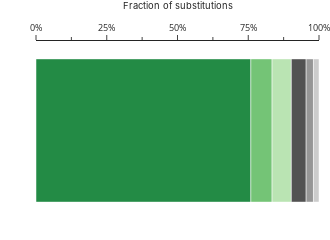

Notebook code cell kept with this figure:
### Code cell
df = data.data[f"substitutions_by_type"].copy()

error_categories = {
    'A2C': "A2C/T2G", 
    'A2G': "A2G/T2C", 
    'A2T': "A2T/T2A", 
    'C2A': "C2A/G2T", 
    'C2G': "C2G/G2C", 
    'C2T': "C2T/G2A", 
    'T2G': "A2C/T2G", 
    'T2C': "A2G/T2C", 
    'T2A': "A2T/T2A", 
    'G2T': "C2A/G2T", 
    'G2C': "C2G/G2C", 
    'G2A': "C2T/G2A"
}

# find intercept to normalize initial rates for each experiment group
df['delta_rate'] = df['rate']
for group in df['group'].unique():
    for errortype in df['type'].unique():
        for read in df['read'].unique():
            idata = df.loc[(df['group'] == group) & (df['type'] == errortype) & (df['read'] == read)]
            fit = smf.ols(formula='rate ~ delta_series_var', data=idata).fit()
            df.loc[(df['group'] == group) & (df['type'] == errortype) & (df['read'] == read), 'delta_rate'] -= fit.params['Intercept']

# combine analogous types into categories
df['category'] = df['type']
for error, category in error_categories.items():
    df.loc[(df['type'] == error), 'category'] = category

# find fits for the categories based on all data
fits = {}
ratios = {}
for category in df['category'].unique():
    idata = df.loc[(df['category'] == category)]
    fits[category] = smf.ols(formula='delta_rate ~ delta_series_var', data=idata).fit()
    ratios[category] = fits[category].params['delta_series_var']

ratio_df = pd.DataFrame.from_dict(ratios, orient="index", columns=["rate"])
ratio_df['ratio'] = ratio_df['rate']/ratio_df['rate'].sum()
ratio_df['ratio/2'] = ratio_df['ratio']/2
display(ratio_df)


factor_df = ratio_df.copy()
factor_df['group'] = 1
factor_df.sort_values("ratio", inplace=True, ascending=False)

cat_color_map = {
    "C2G/G2C": '#bae4b3', 
    "A2C/T2G": '#525252', 
    "C2A/G2T": '#74c476', 
    "A2T/T2A": '#cccccc', 
    "C2T/G2A": '#238b45', 
    "A2G/T2C": '#969696'
}

fig = px.bar(
    factor_df,
    y='group',
    x='ratio',
    color=factor_df.index,
    range_x=[0, 1],
    color_discrete_map=cat_color_map,
    orientation='h',
)

fig.update_layout(
    template="simple_white", 
    height=85, 
    width=330, 
    showlegend=False, 
    coloraxis_showscale=False,
    margin=dict(l=36, r=0, t=30, b=20),
)
fig.update_xaxes(
    title_text='Fraction of substitutions', 
    tickformat=",.0%", 
    dtick=0.25, 
    side='top',
    title_font_family="Inter", 
    title_font_size=28/3, 
    tickfont_size=28/3, 
    minor_ticks="outside", 
    minor_dtick=0.125
)
fig.update_yaxes(visible=False)

fig.write_image("base_bias.svg")
fig.show()
factor_df

### Figure 1 — Plotly figure (JSON) as saved in the notebook; plotly's stock layout.template omitted (floating-point values rounded to 4 significant figures)
{"data": [{"alignmentgroup": "True", "hovertemplate": "index=C2T/G2A<br>ratio=%{x}<br>group=%{y}<extra></extra>", "legendgroup": "C2T/G2A", "marker": {"color": "#238b45", "pattern": {"shape": ""}}, "name": "C2T/G2A", "offsetgroup": "C2T/G2A", "orientation": "h", "showlegend": true, "textposition": "auto", "type": "bar", "x": [0.7592], "xaxis": "x", "y": [1], "yaxis": "y"}, {"alignmentgroup": "True", "hovertemplate": "index=C2A/G2T<br>ratio=%{x}<br>group=%{y}<extra></extra>", "legendgroup": "C2A/G2T", "marker": {"color": "#74c476", "pattern": {"shape": ""}}, "name": "C2A/G2T", "offsetgroup": "C2A/G2T", "orientation": "h", "showlegend": true, "textposition": "auto", "type": "bar", "x": [0.07498], "xaxis": "x", "y": [1], "yaxis": "y"}, {"alignmentgroup": "True", "hovertemplate": "index=C2G/G2C<br>ratio=%{x}<br>group=%{y}<extra></extra>", "legendgroup": "C2G/G2C", "marker": {"color": "#bae4b3", "pattern": {"shape": ""}}, "name": "C2G/G2C", "offsetgroup": "C2G/G2C", "orientation": "h", "showlegend": true, "textposition": "auto", "type": "bar", "x": [0.06811], "xaxis": "x", "y": [1], "yaxis": "y"}, {"alignmentgroup": "True", "hovertemplate": "index=A2C/T2G<br>ratio=%{x}<br>group=%{y}<extra></extra>", "legendgroup": "A2C/T2G", "marker": {"color": "#525252", "pattern": {"shape": ""}}, "name": "A2C/T2G", "offsetgroup": "A2C/T2G", "orientation": "h", "showlegend": true, "textposition": "auto", "type": "bar", "x": [0.0523], "xaxis": "x", "y": [1], "yaxis": "y"}, {"alignmentgroup": "True", "hovertemplate": "index=A2G/T2C<br>ratio=%{x}<br>group=%{y}<extra></extra>", "legendgroup": "A2G/T2C", "marker": {"color": "#969696", "pattern": {"shape": ""}}, "name": "A2G/T2C", "offsetgroup": "A2G/T2C", "orientation": "h", "showlegend": true, "textposition": "auto", "type": "bar", "x": [0.02575], "xaxis": "x", "y": [1], "yaxis": "y"}, {"alignmentgroup": "True", "hovertemplate": "index=A2T/T2A<br>ratio=%{x}<br>group=%{y}<extra></extra>", "legendgroup": "A2T/T2A", "marker": {"color": "#cccccc", "pattern": {"shape": ""}}, "name": "A2T/T2A", "offsetgroup": "A2T/T2A", "orientation": "h", "showlegend": true, "textposition": "auto", "type": "bar", "x": [0.01966], "xaxis": "x", "y": [1], "yaxis": "y"}], "layout": {"barmode": "relative", "coloraxis": {"showscale": false}, "height": 85, "legend": {"title": {"text": "index"}, "tracegroupgap": 0}, "margin": {"b": 20, "l": 36, "r": 0, "t": 30}, "showlegend": false, "width": 330, "xaxis": {"anchor": "y", "domain": [0, 1], "dtick": 0.25, "minor": {"dtick": 0.125, "ticks": "outside"}, "range": [0, 1], "side": "top", "tickfont": {"size": 9.333}, "tickformat": ",.0%", "title": {"font": {"family": "Inter", "size": 9.333}, "text": "Fraction of substitutions"}}, "yaxis": {"anchor": "x", "domain": [0, 1], "title": {"text": "group"}, "visible": false}}}
